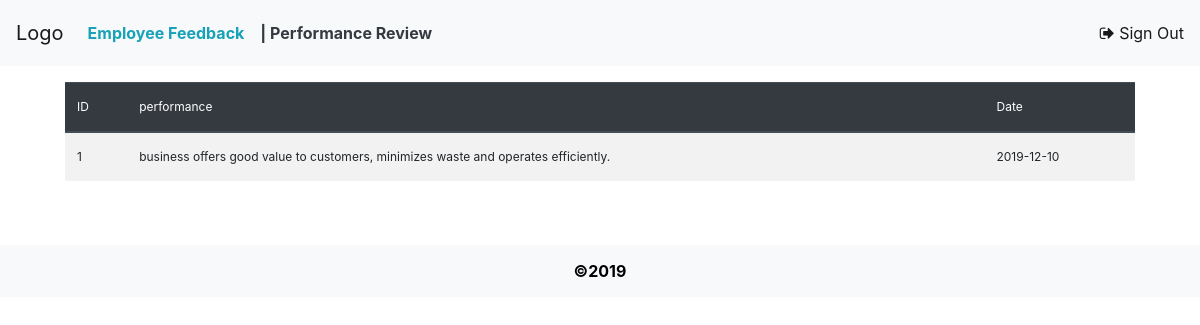
The page /Employee/performance-review.php on the database its author committed.
### tables this page shows
CREATE TABLE `perfomance` (
  `id` int(10) NOT NULL,
  `emp_id` int(10) NOT NULL,
  `assign_id` int(10) NOT NULL,
  `perfomance` varchar(500) NOT NULL,
  `performance_date` date NOT NULL
);

### Employee/performance-review.php (the view, shortened to what this page needs)
<?php
include( 'config.php' );
?>
<!doctype html>
<html>
<head>
<link rel="stylesheet" href="https://stackpath.bootstrapcdn.com/bootstrap/4.3.1/css/bootstrap.min.css">
<link rel="stylesheet" href="font-awesome-4.7.0/css/font-awesome.min.css">
<link rel="stylesheet" href="https://cdnjs.cloudflare.com/ajax/libs/tempusdominus-bootstrap-4/5.0.1/css/tempusdominus-bootstrap-4.min.css" />
<link rel="stylesheet" href="https://cdn.datatables.net/1.10.20/css/dataTables.bootstrap4.min.css">
<link rel="stylesheet" href="css/reset.css">
<link rel="stylesheet" href="css/style.css">
</head>
<body>
<div class="dashboard">
<nav class="navbar navbar-expand-lg navbar-light bg-light"> <a class="navbar-brand" href="#">Logo</a>
  <div class="collapse navbar-collapse" id="navbarText">
    <ul class="navbar-nav mr-auto">
      <li class="nav-item active"> <a class="nav-link text-info font-weight-bold" href="feedback.php">Employee Feedback </a> </li>
      <li class="nav-item active"> <a class="nav-link text-dark font-weight-bold" href="performance-review.php">|  Performance Review</a>
      </li>
    </ul>
   <span class="navbar-text signout"> <a href="signout.php"><i class="fa fa-sign-out" aria-hidden="true"></i> Sign Out</a> </span> </div>
</nav>
<div class="col-md-11 mx-auto">
  <div  class="mt-3 table-responsive">
    <?php
    $sql = "SELECT * FROM perfomance";
    $result = $connection->query( $sql );
    if ( $result->num_rows > 0 ) {
      echo "<table class='table table-striped'>";
      echo "<thead class='thead-dark'>";
      echo "<tr>";
      echo "<th scope='col'>ID</th>";
      echo "<th scope='col'>performance</th>";
      echo "<th scope='col'>Date</th>";
      echo "</tr>";
      echo "</thead>";
      while ( $row = $result->fetch_assoc() ) {
        echo "<tr>";
        echo "<td>" . $row[ 'id' ] . "</td>";
        echo "<td>" . $row[ 'perfomance' ] . "</td>";
        echo "<td>" . $row[ 'performance_date' ] . "</td>";
        echo "</tr>";
      }
      echo "</table>";
    }
    ?>
  </div>
</div>
<footer class="bg-light footer mt-5">&copy;2019</footer>
</body>
</html>

### Employee/css/style.css (style rules this page uses)
body { font-family: -apple-system, BlinkMacSystemFont, "Helvetica Neue", "Yu Gothic", "Helvetica Neue", YuGothic, Verdana, Meiryo, sans-serif; font-size: 16px; font-weight: 400; line-height: 2; overflow-x: hidden; box-sizing: border-box; color: #686868; }
ul { list-style-type: none; margin: 0; padding: 0; }
a { color: #000; text-decoration: none; -webkit-transition: color, background-color, border-color, opacity 0.5s; -o-transition: color, background-color, border-color, opacity 0.5s; transition: color, background-color, border-color, opacity 0.5s; }
li { position: relative; }
.dashboard { width: 100%; }
.footer { text-align: center; color: #000; font-weight: bold; padding: 10px; }
.table { font-size: 12px; }

### rows shown on the page
perfomance: id "1", perfomance "business offers good value to customers, minimizes waste and operates efficiently.", performance_date "2019-12-10"
